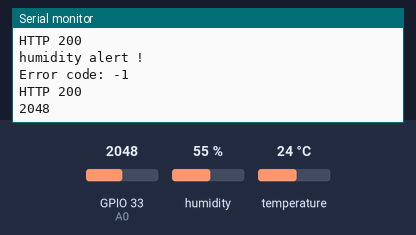
A program run on a simulated ESP32. On the bench: the last lines printed to the serial monitor. Inputs (shaded band) come from the test bench; at power-on: GPIO 33 (A0) = 2048, humidity 55 %, temperature 24 °C. WiFi joins after 1.5 s; servers stay silent unless stated; uploads are accepted with an empty reply.

Above: at 2.7 s.
2.8 s: GPIO 33 (A0) set to 0
At 3.08 s:
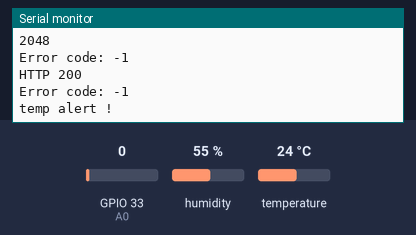
5.7 s: GPIO 33 (A0) set to 240
At 6.71 s:
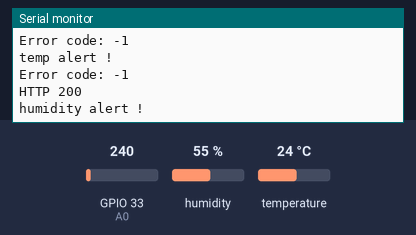
Timing chart, 0 to 8.7 s (numbered marks = the images above; inputs shaded):
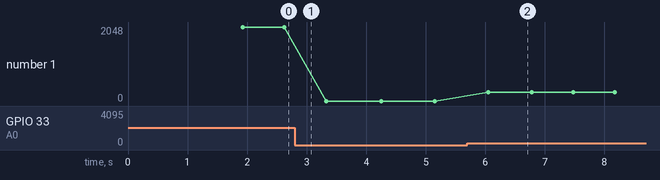

The program:

main.cpp
```cpp
#include <Arduino.h>
#include <HTTPClient.h>
#include <ArduinoJson.h>
#include <Wifi.h>
#include <Adafruit_Sensor.h>
#include <DHT.h>
#include <DHT_U.h>
#define TEMP_HU 18
#define DHTTYPE DHT11
#define A0 33
#define D0 13

DHT dht(TEMP_HU, DHTTYPE);

int Flame;
int Humid;
int Temp;
int Id = 1;
String What_Alert;

void GET_All();
void PUT_Status();
void Connect_Wifi();
TaskHandle_t TaskMinMax = NULL;
void GET_min_max(void *param);


void setup(){
  Serial.begin(115200);
  Connect_Wifi();
  xTaskCreatePinnedToCore(GET_min_max, "GET_min_max", 15000, NULL, 1, &TaskMinMax, 0);
}

int min_temp;
int max_temp;
int min_humid;
int max_humid;
float humidity;
float temperature;

int sensor_flame = 1;
int sensor_humid = 1;
int sensor_temp = 0;

void GET_All(){
  while(1){
    DynamicJsonDocument doc(150000);
    const String url = "https://ecourse.cpe.ku.ac.th/exceed04/status/1";
    HTTPClient http;
    http.begin(url);
    int httpResponseCode = http.GET();

    if (httpResponseCode >= 200 && httpResponseCode < 300){
      Serial.println(httpResponseCode);
      String payload = http.getString();
      //Serial.println(payload);
      deserializeJson(doc,payload);

      //Serial.println(payload);
      min_temp = doc["min_temp"];
      max_temp = doc["max_temp"];
      min_humid = doc["min_humid"];
      max_humid = doc["max_humid"];
    }
    else {
      Serial.print("Error code: ");
      Serial.println(httpResponseCode);
    }

  }
}


void PUT_Status(){
  String json;
  DynamicJsonDocument doc(65203);
  doc["safe_id"] = Id;
  doc["flame_alert"] = sensor_flame;
  doc["humid_alert"] = sensor_humid;
  doc["temp_alert"] = sensor_temp;
  doc["ultrasonic_alert"] = 0;

  serializeJson(doc,json);

  const String url = "https://ecourse.cpe.ku.ac.th/exceed04/alert";
  HTTPClient http;
  http.begin(url);

  int httpResponseCode = http.PUT(json);
  if (httpResponseCode >= 200 && httpResponseCode < 300) {
    Serial.print("HTTP ");
    Serial.println(httpResponseCode);
  }
  else {
    Serial.print("Error code: ");
    Serial.println(httpResponseCode);
  }
}

void loop(){

  //temp and humid
  humidity = dht.readHumidity();
  temperature = dht.readTemperature();
  //Serial.print("Humidity : ");
  //Serial.println(humidity);
  //Serial.print("Temperature : ");
  //Serial.println(temperature);

  if (temperature < min_temp || temperature > max_temp){
    sensor_temp = 1;
    Serial.println("temp alert !");
    PUT_Status();
  }else{
    sensor_temp = 0;
    PUT_Status();
  }

  if (humidity < min_humid || humidity > max_humid){
    Serial.println("humidity alert !");
    sensor_humid = 1;
    PUT_Status();
  }else{
    sensor_humid = 0;
    PUT_Status();
  }


  //vTaskDelay(1000/portTICK_PERIOD_MS);


  // flame

  //vTaskDelay(1000/portTICK_PERIOD_MS);
  Serial.println(analogRead(A0));
  if (analogRead(A0) == 0){
    Serial.println("FIRE!!!!");
    sensor_flame = 1;
    PUT_Status();

  }
  sensor_flame = 0;
  PUT_Status();

  vTaskDelay(100/portTICK_PERIOD_MS);

}


void GET_min_max(void *param){
  while(1){
    GET_All();
    vTaskDelay(1000/portTICK_PERIOD_MS);


  }
}


void Connect_Wifi()
{
  const char *ssid = "Texxy";
  const char *password = "300300300";
  WiFi.begin(ssid, password);
  Serial.print("Connecting to WiFi");
  while (WiFi.status() != WL_CONNECTED)
  {
    delay(500);
    Serial.print(".");
  }
  Serial.print("OK! IP=");
  Serial.println(WiFi.localIP());
  Serial.println("----------------------------------");
}
```

Measured:
- after the input at 5.7 s, the serial monitor: prints a new line after 0.35 s (image 2)
- plotted number 1: 2048 → 0 after the input at 2.8 s, 0 → 240 after the input at 5.7 s
